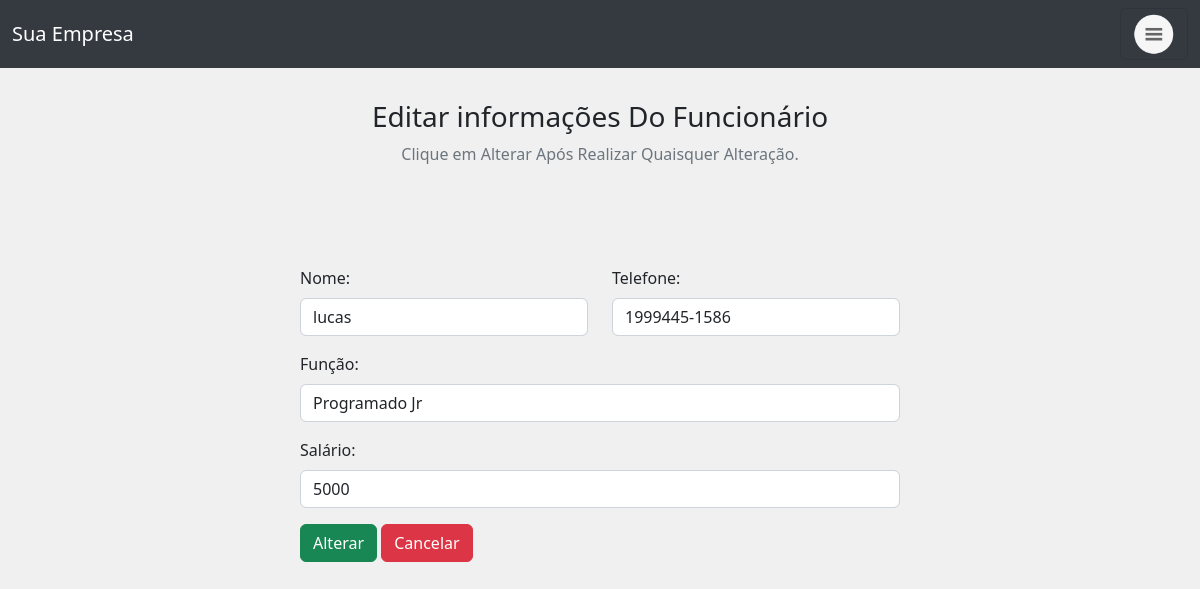
The page /view/editar_fun.php?id=6 on the database its author committed.
### tables this page shows
CREATE TABLE `crud` (
  `id` int(100) NOT NULL,
  `nome` varchar(100) NOT NULL,
  `telefone` varchar(100) NOT NULL,
  `funcao` varchar(100) NOT NULL,
  `salario` decimal(65,0) NOT NULL
);

### view/editar_fun.php (the view, shortened to what this page needs)
<!DOCTYPE html>
<html lang="pt">
<head>
  <link href="https://cdn.jsdelivr.net/npm/bootstrap@5.2.3/dist/css/bootstrap.min.css" rel="stylesheet">
  <link rel="stylesheet" href="https://cdnjs.cloudflare.com/ajax/libs/font-awesome/6.4.0/css/all.min.css" />
  <link rel="stylesheet" href="../styleInicio.css">
</head>
<body>
<nav class="navbar bg-body-tertiary fixed-top">
  <div class="container-fluid">
  <a class="navbar-brand navbar-brand-text" href="#">Sua Empresa</a>
    <button class="navbar-toggler" type="button" data-bs-toggle="offcanvas" data-bs-target="#offcanvasNavbar" aria-controls="offcanvasNavbar" aria-label="Toggle navigation">
    <img src="../img/menu.png"  style="max-widht:52px; max-height:42px;">
    </button>
  </div>
</nav>
  <div class="container">
    <div class="text-center mb-4">
      <h3>Editar informações Do Funcionário</h3>
      <p class="text-muted">Clique em Alterar Após Realizar Quaisquer Alteração.</p>
    </div>
    <?php
     include('../model/conexao.php');
     $id = $_GET["id"];
    $sql = "SELECT * FROM `crud` WHERE id = $id LIMIT 1";
    $result = mysqli_query($conexao, $sql);
    $row = mysqli_fetch_assoc($result);
    ?>
    <div class="container d-flex justify-content-center">
      <form action="../controller/controller_editar_fun.php" method="POST" style="width:50vw; min-width:300px;">
        <div class="row mb-3">
          <div class="col">
            <label class="form-label">Nome:</label>
            <input type="text" class="form-control" name="nome" value="<?php echo $row['nome'] ?>">
          </div>
          <div class="col">
            <label class="form-label">Telefone:</label>
            <input type="text" class="form-control" name="telefone" value="<?php echo $row['telefone'] ?>">
          </div>
        </div>
        <div class="mb-3">
          <label class="form-label">Função:</label>
          <input type="text" class="form-control" name="funcao" value="<?php echo $row['funcao'] ?>">
        </div>
        <div class="mb-3">
          <label class="form-label">Salário:</label>
          <input type="text" class="form-control" name="salario" value="<?php echo $row['salario'] ?>">
        </div>
        <div>
          <button type="submit" class="btn btn-success" name="submit">Alterar</button>
          <a href="../view/inicio.php" class="btn btn-danger">Cancelar</a>
        </div>
      </form>
    </div>
  </div>
</body>
</html>

### styleInicio.css (style rules this page uses)
body { font-family: 'Segoe UI', Tahoma, Geneva, Verdana, sans-serif; background-color: #f0f0f0; }
.navbar { background-color: #343a40; }
.container { margin-top: 100px; }
.navbar-brand-text { color: #fff; }
.navbar-toggler { color: #fff }

### rows shown on the page
crud: nome "lucas", telefone "1999445-1586", funcao "Programado Jr", salario "5000"
